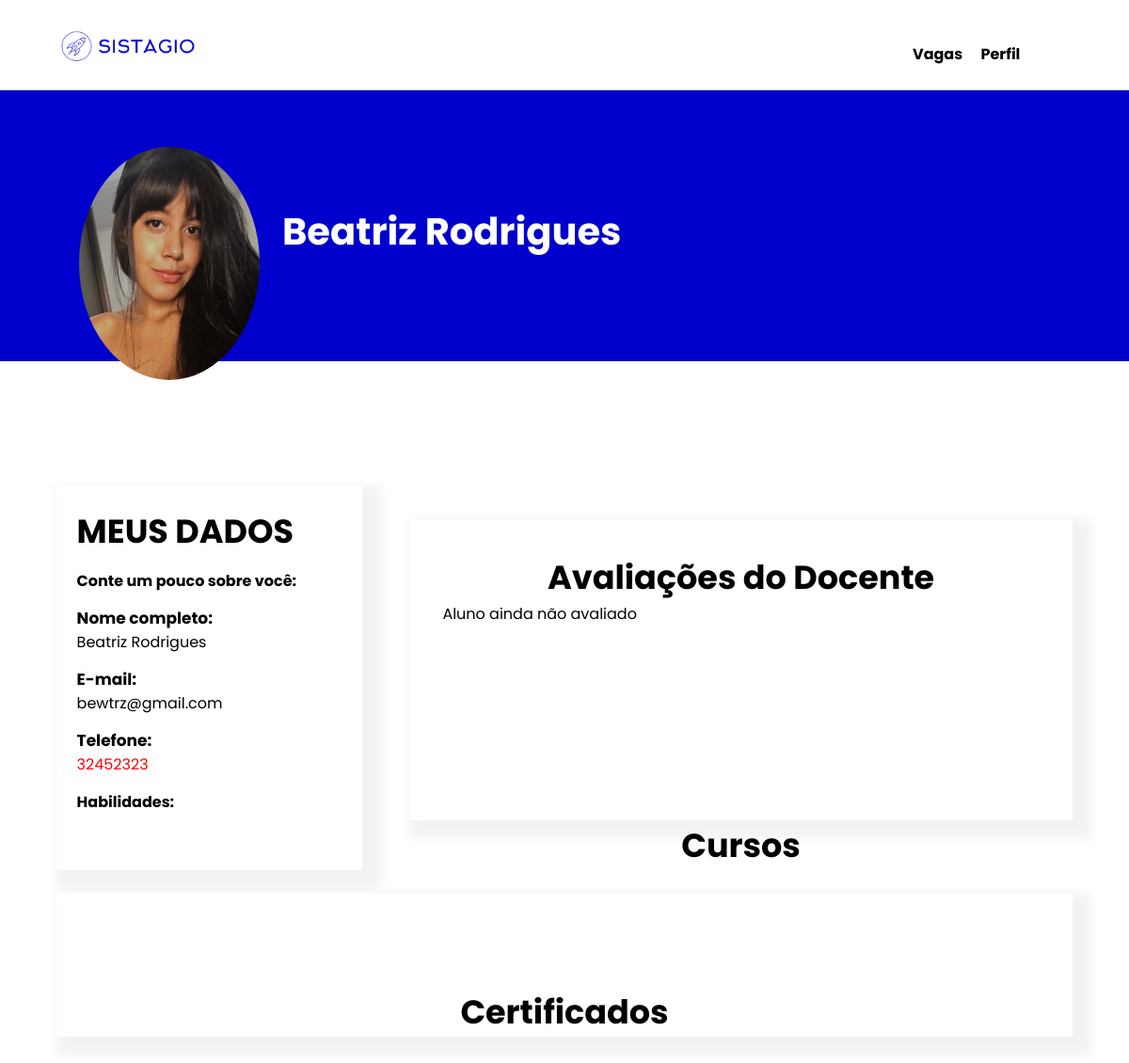
Page /perfil/detalhe/71/71 (signed in) on the committed database.
### perfil/models.py (models this page shows)
class PerfilUser(models.Model):
    per_cod = models.BigAutoField(primary_key=True)
    per_nascimento = models.DateField(null=True,blank=True)
    per_pessoa_fk = models.ForeignKey(User, on_delete=models.CASCADE,verbose_name='Usuario')
    cpf_cnpj = models.CharField(max_length=18, blank=True)
    per_tell = models.CharField(max_length=14, blank=True)
    tipo = models.CharField(max_length=1, blank=True)
    per_foto = models.FileField(upload_to='fotos_usuario/%Y/%m/', null=True, blank=True)
    per_detalhe = models.TextField( blank=True )
    per_habilidade = models.TextField( blank=True)

### perfil/views.py (the view, shortened to what this page needs)
# urls.py: path('detalhe/<int:per_cod>/<int:curs_codigo>', views.perfilDetalheAluno.as_view(), name='detalhe'),
class perfilDetalheAluno(View):
    templates_name = 'perfil/perfil_detalhe.html'
    def setup(self, *args, **kwargs):
        super().setup(*args, **kwargs)
        self.perfil = models.PerfilUser.objects.filter(
            per_pessoa_fk=self.request.user
        ).first()
        primary_key = self.kwargs.get('per_cod')
        self.user_filter = User.objects.filter(id=int(primary_key)).first()
        self.perfil_filter = models.PerfilUser.objects.filter(per_pessoa_fk=self.user_filter).first()
        self.curso_aluno = models.curso_aluno.objects.filter(curs_perfil_fk=self.perfil_filter)
        self.contexto = {
            'perfil': self.perfil_filter,
            'perfil_visitante': self.perfil,
            'usuario': self.user_filter,
            'curso_aluno_vinculado': self.curso_aluno,
            'cursos_vinculados': models.curso_instituicao.objects.filter(curs_perfil_fk=self.perfil_filter),
            'certificados':models.Certificados.objects.filter(cert_pessoa_fk=self.perfil_filter)
        }
        if self.perfil.tipo == 'D':
            curso_codigo = self.kwargs.get('curs_codigo')
            self.docente_perfil = models.Docente.objects.filter(doce_perfil_pk=self.perfil).first()
            self.curso_selecionado = models.curso_aluno.objects.filter(
                curs_codigo=int(curso_codigo)).first()
            print(self.curso_selecionado.curs_codigo)
            verificacao_avaliado = models.Aluno_avaliado.objects.filter(
                alu_docente_fk=self.docente_perfil, alu_perfil_fk=self.perfil_filter
                ,alu_curso_aluno_fk=self.curso_selecionado).exists()
            self.contexto['perguntas'] = models.Perguntas.objects.all()
            self.contexto['verificao'] = verificacao_avaliado
        else:
            print( models.Aluno_avaliado.objects.filter(
                alu_perfil_fk=self.perfil_filter))
            self.contexto['avaliacao'] = models.Avaliacao.objects.filter(ava_perfil_fk=self.perfil_filter)
            self.contexto['avaliacao_verificado'] = models.Aluno_avaliado.objects.filter(
                alu_perfil_fk=self.perfil_filter)
        self.page = render(self.request, self.templates_name, self.contexto)
    def get(self, *args, **kwargs):
        return self.page

### perfil/templates/perfil/perfil_detalhe.html (shortened to what this page needs)
{% extends 'base.html' %}
{% load static %}
{% block style %}<link rel="stylesheet" href="{% static 'perfil.css'%}">{% endblock %}
{% block conteudo %}
{% include 'parcias/_header.html' %}
 <main class="main">
        <div class="container-inicio">
            <div class="foto-perfi">
                {% if perfil.per_foto %}
                 <img src="{{perfil.per_foto.url}}" alt="" class="img-perfil">
                {%endif%}
            </div>
            <div class="titulo">
                <h3 class="text-titulo">{{usuario.first_name}}</h3>
            </div>
        </div>
        <div class="container-meio">
            <div class="container-sobre" >
                <div class="form-dados-sobre" id="form-dados-banco">
                    <div class="titulo-sobre">
                        <h3 class="title-meio-h3">MEUS DADOS</h3>
                    </div>
                    <div class="descricao">
                        <h4 class="text-descricao">Conte um pouco sobre você:</h4>
                    </div>
                    <div class="dados-pessoais">
                        <label for="" class="text-dados">Nome completo:</label>
                        <p>{{usuario.first_name}}</p>
                    </div>
                    <div class="dados-pessoais">
                        <label for="" class="text-dados">E-mail:</label>
                        <p>{{usuario.email}}</p>
                    </div>
                    <div class="dados-pessoais">
                        <label for="" class="text-dados ">Telefone:</label>
                        <p class="{% if not perfilPessoa.per_tell%}null-tell{%endif%}">{% if not perfil.per_tell%}(00) 00000-0000{%endif%}
                        {% if perfil.per_tell%} {{perfil.per_tell}} {%endif%}
                        </p>
                    </div>
                      {% if perfil.tipo == 'A' %}
                    <div class="descricao">
                        <h4 class="text-descricao">Habilidades:</h4>
                    </div>
                    {%endif%}
                </div>
            </div>
            <div class="box-vagas">
                <div class="container-avaliacao">
                    <h4 class="title-meio-h3">Avaliações do Docente</h4>
                    <div class="rating">
                        {% if perfil_visitante.tipo != 'D' %}
                            {% if not avaliacao_verificado%} <p>Aluno ainda não avaliado</p>{%endif%}
                        {%endif%}
                    </div>
                </div>
                 <h4 class="title-meio-h3">Cursos</h4>
            </div>
        </div>
        <div class="container-certificados">
            <div class="titulo-certificados"></div>
                <h3 class="title-meio-h3">Certificados</h3>
{%endblock%}

### templates/static/perfil.css (style rules this page uses)
* { margin: 0; font-family: 'Poppins', sans-serif; }
body { height: 100%; }
.container-inicio { background-color: #0000CD; color: white; display: flex; margin-bottom: 6%; height: 36vh; }
.foto-perfi { height: 39vh; width: 20%; margin-top: 5%; margin-left: 5%; display: flex; flex-wrap: wrap; justify-content: center; }
.titulo { margin-top: 10%; }
.text-titulo { font-size: 40px; }
.img-perfil { border-radius: 50%; width: 80%; height: 31vh; }
.container-meio { padding: 5% 5% 0 5%; display: flex; gap: 50px; }
.container-sobre { background-color: white; box-shadow: 10px 10px 10px 10px rgba(0, 0, 0, 0.05); width: 40%; padding: 2%; }
.titulo-sobre { display: flex; gap:18%; }
.title-meio-h3 { font-size: 35px; font-weight: bold; text-align: center; }
.descricao { margin-top: 5%; }
.dados-pessoais { display: block; margin-top: 5%; }
.text-dados { font-size: 17px; font-weight: bold; }
.box-vagas { width: 100%; }
.container-avaliacao { background-color: white; box-shadow: 10px 10px 10px 10px rgba(0, 0, 0, 0.05); overflow-x: scroll; height: 250px; margin-top: 5%; padding: 5%; }
.container-certificados { box-shadow: 10px 10px 10px 10px rgba(0, 0, 0, 0.05); background-color:white; height: 100%; margin: 2% 5% 2% 5% ; }
.titulo-certificados { padding: 50px; }
.null-tell { color:red; }
.rating { display: inline-block; }

### rows in the picture
PerfilUser: per_foto (picture), per_tell "32452323"

### other values in the picture
{{ usuario.first_name }} "Beatriz Rodrigues"
{{ usuario.email }} "bewtrz@gmail.com"
